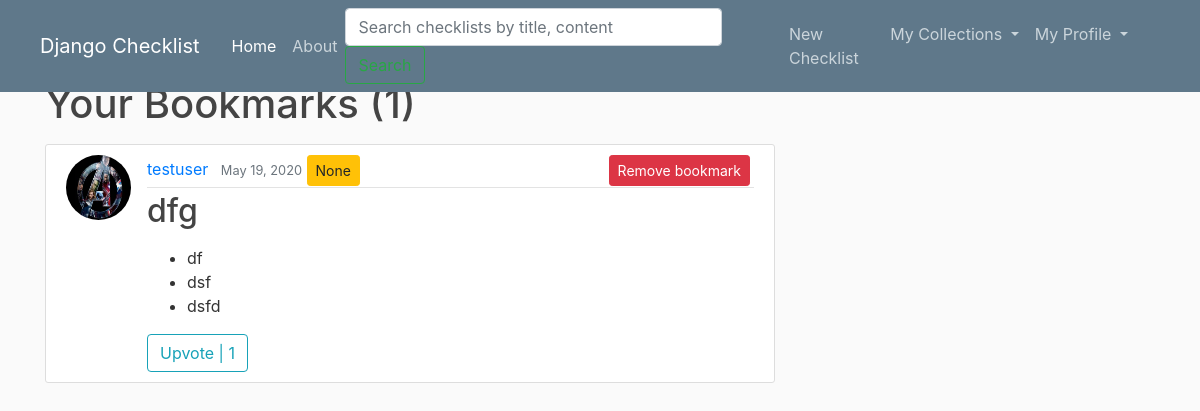
/bookmarks/ (signed in), run on an earlier commit of the app's database.
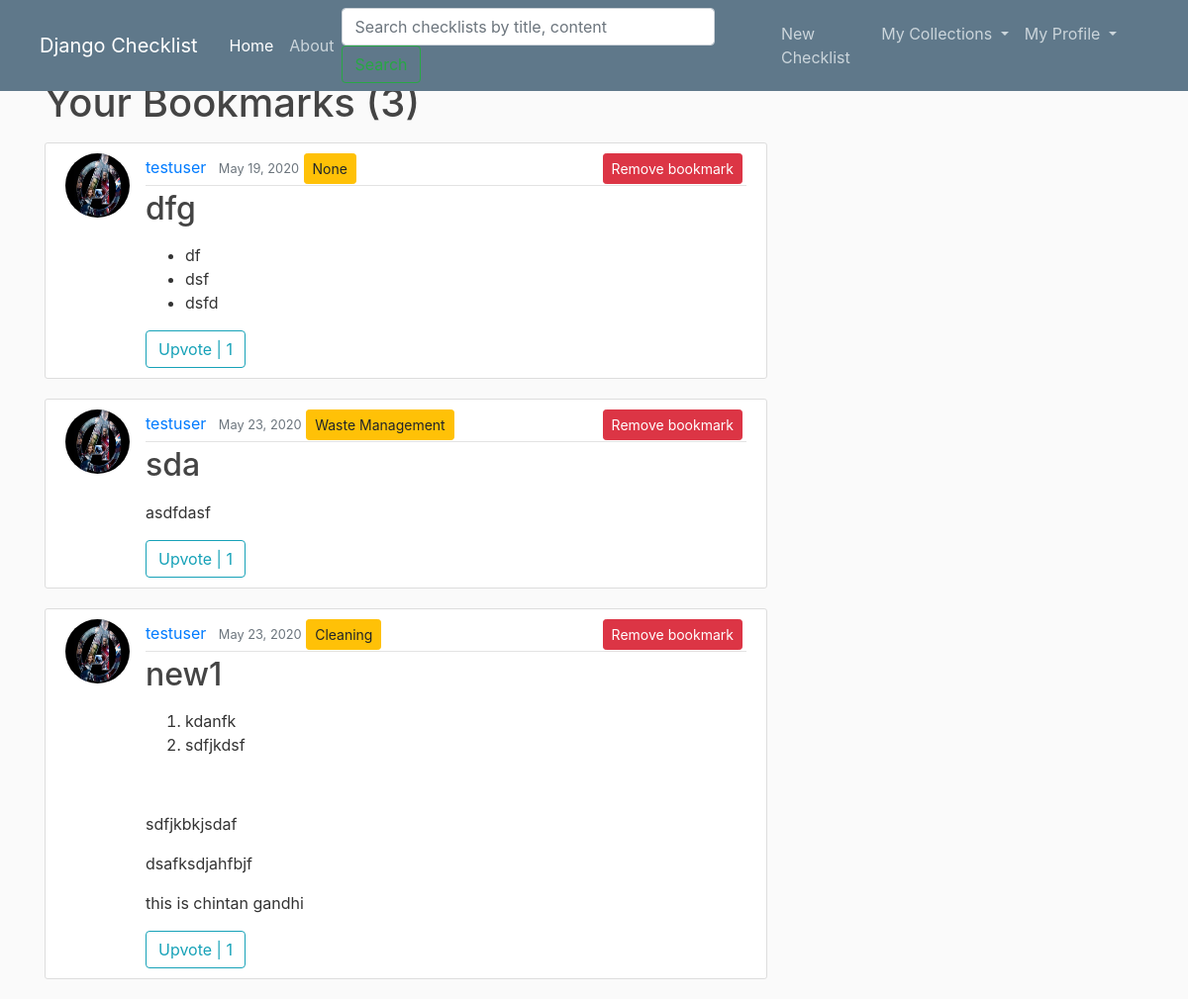
And on a later commit of the database.
### checklist/models.py (models this page shows, shortened)
class Bookmark(models.Model):
	user = models.ForeignKey(User, on_delete=models.CASCADE)
	checklist = models.ForeignKey(Checklist, on_delete=models.CASCADE)

class Checklist(models.Model):
	title = models.CharField(max_length=100)
	content = RichTextField()
	date_posted = models.DateTimeField(default=timezone.now)
	author = models.ForeignKey(User, on_delete = models.CASCADE)
	visibility = models.IntegerField(default=0)
	category = models.ForeignKey('Category', null=True, on_delete = models.SET_NULL)

class Category(models.Model):
	name = models.CharField(max_length=30)
	def __str__(self):
		return self.name

### users/models.py (models this page shows, shortened)
class Profile(models.Model):
	user = models.OneToOneField(User, on_delete = models.CASCADE)
	image = models.ImageField(default='default.jpg', upload_to='profile_pics')

### checklist/views.py (the view)
# urls.py: path('bookmarks/', BookmarkChecklistListView.as_view(), name='bookmarks'),
class BookmarkChecklistListView(ListView):
	model = Bookmark
	template_name = 'checklist/bookmark_checklists.html'
	paginate_by = 5
	def get_context_data(self, **kwargs):
		context = super(BookmarkChecklistListView, self).get_context_data(**kwargs)
		upvotes_cnt_list = []
		bookmarks_var = Bookmark.objects.filter(user=self.request.user)
		for bookmark in bookmarks_var:
			upvotes_cnt_list.append(Upvote.objects.filter(checklist=bookmark.checklist).count())
		checklist_upvotes = zip(bookmarks_var, upvotes_cnt_list)
		paginator = Paginator(list(checklist_upvotes), self.paginate_by)
		page = self.request.GET.get('page')
		try:
			page_checklist_upvotes = paginator.page(page)
		except PageNotAnInteger:
			page_checklist_upvotes = paginator.page(1)
		except EmptyPage:
			page_checklist_upvotes = paginator.page(paginator.num_pages)
		context['checklist_upvotes'] = page_checklist_upvotes
		context['title'] = 'bookmarks'
		context['is_paginated'] = page_checklist_upvotes.has_other_pages
		return context

### checklist/templates/checklist/bookmark_checklists.html (shortened to what this page needs)
{% extends "checklist/base.html" %}
{% block content %}
	<h1 class="mb-3">Your Bookmarks ({{ checklist_upvotes.paginator.count }})</h1>
	{% for bookmark, uvote in checklist_upvotes %}
		<article class="media content-section">
			<img class="rounded-circle article-img" src="{{ bookmark.checklist.author.profile.image.url }}">
			<div class="media-body">
				<div class="article-metadata">
					<a class="mr-2" href="{% url 'user-checklists' bookmark.checklist.author.username %}">{{ bookmark.checklist.author }}</a>
					<small class="text-muted">{{ bookmark.checklist.date_posted|date:'F d, Y' }}</small>
					<a class="btn btn-sm btn-warning" href="{% url 'category' bookmark.checklist.category %}" >{{ bookmark.checklist.category }}</a>
					<a style="float: right;" class="btn btn-danger btn-sm mb-3 mr-1" href="{% url 'checklist-bookmark' bookmark.checklist.id %}">Remove bookmark</a>
				</div>
				<h2><a class="article-title" href="{% url 'checklist-detail' bookmark.checklist.id %}">{{ bookmark.checklist.title }}</a></h2>
				<p class="article-content">{{ bookmark.checklist.content|safe }}</p>
				{% if user.is_authenticated and bookmark.checklist.author.username != user.username %}
					<a class="btn btn-outline-info" href="{% url 'checklist-upvote' bookmark.checklist.id %}">Upvote | {{ uvote }}</a>
				{% else %}
					<a class="btn btn-outline-info disabled">{{ uvote }} Upvotes</a>
				{% endif %}
			</div>
		</article>
	{% endfor %}
{% endblock content  %}

### checklist/templates/checklist/base.html (shortened to what this page needs)
{% load static %}
<!DOCTYPE html>
<html>
<head>
    <link rel="stylesheet" href="https://stackpath.bootstrapcdn.com/bootstrap/4.4.1/css/bootstrap.min.css">
    <link rel="stylesheet" type="text/css" href="{% static 'Checklist/main.css' %}">
</head>
<body>
	<header class="site-header">
        <nav class="navbar navbar-expand-md navbar-dark bg-steel fixed-top">
            <div class="navbar-brand mr-4 ml-4">Django Checklist</div>
            <div class="collapse navbar-collapse" id="navbarToggle">
                <ul class="navbar-nav mr-auto">
                  <li class="nav-item active"> <a class="nav-item nav-link" href="{% url 'checklist-home' %}">Home</a> </li>
                  <li class="nav-item"> <a class="nav-item nav-link" href="{% url 'checklist-about' %}">About</a> </li>
                </ul>
                <form class="form-inline mt-2 mt-md-0" action="{% url 'search' %}" method="get" placeholder="Search" aria-label="Search">
                    <input type="text" size="30" maxlength="30" placeholder="Search checklists by title, content" name="q" value="" class="form-control mr-sm-2" id="q">
                    <input type="submit" value="Search" class="btn btn-outline-success my-2 my-sm-0">
                </form>
                <ul class="navbar-nav mr-5">
                    {% if user.is_authenticated %}
                        <li><a class="nav-item nav-link" href="{% url 'checklist-create' %}">New Checklist</a></li>
                        <li class="nav-item dropdown">
                            <a class="nav-link dropdown-toggle" href="#" id="navbarDropdown" role="button" data-toggle="dropdown" aria-haspopup="true" aria-expanded="false"> My Collections </a>
                        </li>
                        <li class="nav-item dropdown">
                            <a class="nav-link dropdown-toggle" href="#" id="navbarDropdown" role="button" data-toggle="dropdown" aria-haspopup="true" aria-expanded="false"> My Profile </a>
                        </li>
                    {% else %}
                        <a class="nav-item nav-link" href="{% url 'login' %}">Login</a>
                        <a class="nav-item nav-link" href="{% url 'register' %}">Register</a>
                    {% endif %}
                </ul>
            </div>
    </nav>
    </header>
	<main role="main" class="container">
      <div class="row">
        <div class="col-md-8">
          {% block content %}{% endblock %}
        </div>
      </div>
    </main>
</body>
</html>

### checklist/static/checklist/main.css (style rules this page uses)
body { background: #fafafa; color: #333333; margin-top: 5rem; }
h1, h2, h3, h4, h5, h6 { color: #444444; }
ul { margin: 0; }
.bg-steel { background-color: #5f788a; }
.site-header .navbar-nav .nav-link { color: #cbd5db; }
.content-section { background: #ffffff; padding: 10px 20px; border: 1px solid #dddddd; border-radius: 3px; margin-bottom: 20px; }
.article-title { color: #444444; }
.article-content { white-space: pre-line; }
.article-img { height: 65px; width: 65px; margin-right: 16px; }
.article-metadata { padding-bottom: 1px; margin-bottom: 4px; border-bottom: 1px solid #e3e3e3 }

What changed in the data, as far as the page shows it:
added Bookmark: checklist.author.profile.image (placeholder picture), checklist.author "testuser", checklist.date_posted "May 23, 2020", checklist.category "Waste Management", checklist "sda", checklist.content "asdfdasf", user "1"
added Bookmark: checklist.author.profile.image (placeholder picture), checklist.author "testuser", checklist.date_posted "May 23, 2020", checklist.category "Cleaning", checklist "new1", checklist.content "kdanfk sdfjkdsf sdfjkbkjsdaf dsafksdjahfbjf this is chintan gandhi", user "1"
Also different on the page:
{{ checklist_upvotes.paginator.count }}: "1" → "3"
